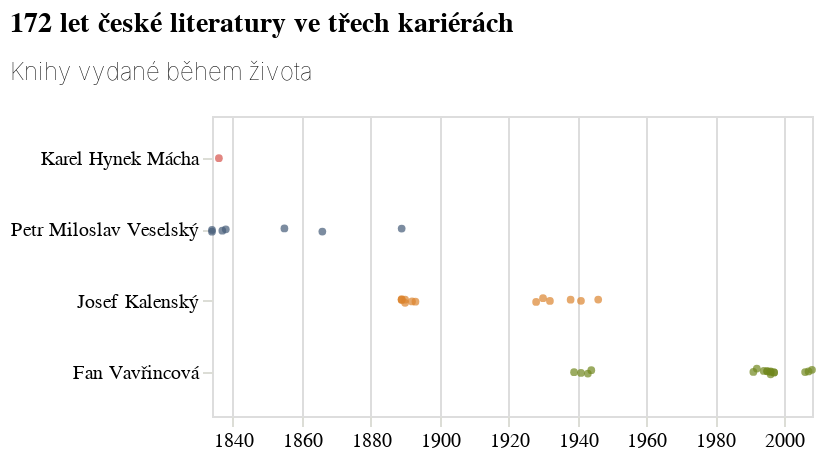

The code cell stored with this chart in its notebook:
### Code cell
tri_kariery = alt.Chart(do_grafu.to_pandas(), title={'text': titulek, 'subtitle': podtitulek}, width=300, height=150).mark_circle(size=15) \
        .encode(
            x=alt.X("rok:T", title=None, axis=alt.Axis(domainOpacity=0, tickColor='#DCDDD6')), 
            y=alt.Y(**y_encoding, axis=alt.Axis(orient='left', domainOpacity=0, tickColor='#DCDDD6')), 
            yOffset=alt.YOffset("jitter:Q", scale=alt.Scale(range=[12, 15])), 
            color=alt.Color('kdo:N', scale=alt.Scale(range=['#D6534B', '#445B78', '#DB842F', '#70871E']), 
                            sort=[jmeno for jmeno, kod in koho_ukazujeme.items()]).legend(None)) \
        .transform_calculate(jitter="sqrt(-2*log(random()))*cos(2*PI*random())")

tri_kariery

### Figure 1 — Vega-Lite specification as saved in the notebook (floating-point values rounded to 4 significant figures)
{"config": {"title": {"font": "Noticia Text", "fontSize": 14, "anchor": "start", "fontWeight": "bolder", "subtitleFont": "Noticia Text", "subtitleFontSize": 12, "subtitleFontWeight": "lighter", "subtitlePadding": 12, "dy": -12}, "axis": {"labelFont": "Asap", "titleFont": "Asap", "fontWeight": "lighter", "titleFontWeight": "lighter", "labelFontSize": 10, "titleFontSize": 10, "labelPadding": 2, "titlePadding": 10}, "legend": {"labelFont": "Asap", "labelFontWeight": "normal", "titleFont": "Asap", "titleFontWeight": "normal", "labelFontSize": 10, "titleFontSize": 10}}, "data": {"name": "data-63de386d4b4e3407da3a7a810a97ec8d"}, "mark": {"type": "circle", "size": 15}, "encoding": {"color": {"field": "kdo", "legend": null, "scale": {"range": ["#D6534B", "#445B78", "#DB842F", "#70871E"]}, "sort": ["Karel Hynek Mácha", "Petr Miloslav Veselský", "Josef Kalenský", "Fan Vavřincová"], "type": "nominal"}, "x": {"axis": {"domainOpacity": 0, "tickColor": "#DCDDD6"}, "field": "rok", "title": null, "type": "temporal"}, "y": {"axis": {"domainOpacity": 0, "orient": "left", "tickColor": "#DCDDD6"}, "field": "kdo", "sort": ["Karel Hynek Mácha", "Petr Miloslav Veselský", "Josef Kalenský", "Fan Vavřincová"], "title": null, "type": "nominal"}, "yOffset": {"field": "jitter", "scale": {"range": [12, 15]}, "type": "quantitative"}}, "height": 150, "title": {"text": "172 let české literatury ve třech kariérách", "subtitle": "Knihy vydané během života"}, "transform": [{"calculate": "sqrt(-2*log(random()))*cos(2*PI*random())", "as": "jitter"}], "width": 300, "$schema": "https://vega.github.io/schema/vega-lite/v5.8.0.json", "datasets": {"data-63de386d4b4e3407da3a7a810a97ec8d": [{"rok": "1836-01-01T00:00:00", "titul": "Mág", "autorstvo": "Mácha Karel Hynek", "autorstvo_kod": "jk01072915", "001": "cpk20041417516", "umrti": 1836.0, "046_g": ["1836"], "w_umrti": 1836.0, "kdo": "Karel Hynek Mácha"}, {"rok": "1834-01-01T00:00:00", "titul": "Ukradený střewjc, anebo, Prawý důkaz wěrnosti", "autorstvo": "Veselský Petr Miloslav", "autorstvo_kod": "jk01142116", "001": "nkc20102130003", "umrti": 1889.0, "046_g": ["1889"], "w_umrti": 1889.0, "kdo": "Petr Miloslav Veselský"}, {"rok": "1834-01-01T00:00:00", "titul": "Jozefka, anebo, Podiwné schledánj", "autorstvo": "Veselský Petr Miloslav", "autorstvo_kod": "jk01142116", "001": "cpk20021123969", "umrti": 1889.0, "046_g": ["1889"], "w_umrti": 1889.0, "kdo": "Petr Miloslav Veselský"}, {"rok": "1837-01-01T00:00:00", "titul": "Jolanta, anebo, Obnowená důwěra", "autorstvo": "Veselský Petr Miloslav", "autorstvo_kod": "jk01142116", "001": "nkc20092009453", "umrti": 1889.0, "046_g": ["1889"], "w_umrti": 1889.0, "kdo": "Petr Miloslav Veselský"}, {"rok": "1838-01-01T00:00:00", "titul": "Mocnost lásky, neb, Wiljm a Marie", "autorstvo": "Veselský Petr Miloslav", "autorstvo_kod": "jk01142116", "001": "cpk20021195155", "umrti": 1889.0, "046_g": ["1889"], "w_umrti": 1889.0, "kdo": "Petr Miloslav Veselský"}, {"rok": "1855-01-01T00:00:00", "titul": "Jolanta, aneb, Obnowená důwěra", "autorstvo": "Veselský Petr Miloslav", "autorstvo_kod": "jk01142116", "001": "bknaus19240", "umrti": 1889.0, "046_g": ["1889"], "w_umrti": 1889.0, "kdo": "Petr Miloslav Veselský"}, {"rok": "1866-01-01T00:00:00", "titul": "Čarodějnice, aneb, Bůh dopustí - ale neopustí", "autorstvo": "Veselský Petr Miloslav", "autorstvo_kod": "jk01142116", "001": "nkc20102032126", "umrti": 1889.0, "046_g": ["1889"], "w_umrti": 1889.0, "kdo": "Petr Miloslav Veselský"}, {"rok": "1889-01-01T00:00:00", "titul": "Karla Havlíčka kutnohorský pobyt a porotní soud, konaný 12. listopadu 1851", "autorstvo": "Veselský Petr Miloslav", "autorstvo_kod": "jk01142116", "001": "bknaus19241", "umrti": 1889.0, "046_g": ["1889"], "w_umrti": 1889.0, "kdo": "Petr Miloslav Veselský"}, {"rok": "1889-01-01T00:00:00", "titul": "Národní pohádky a báje", "autorstvo": "Kalenský Josef", "autorstvo_kod": "jk01052646", "001": "nkc20142542424", "umrti": 1951.0, "046_g": ["1951"], "w_umrti": 1951.0, "kdo": "Josef Kalenský"}, {"rok": "1889-01-01T00:00:00", "titul": "V zemi Apačů, nebo, Lovci v amerických pralesích", "autorstvo": "Kalenský Josef", "autorstvo_kod": "jk01052646", "001": "nkc20071718449", "umrti": 1951.0, "046_g": ["1951"], "w_umrti": 1951.0, "kdo": "Josef Kalenský"}, {"rok": "1889-01-01T00:00:00", "titul": "Šelmobijce", "autorstvo": "Kalenský Josef", "autorstvo_kod": "jk01052646", "001": "nkc20102124855", "umrti": 1951.0, "046_g": ["1951"], "w_umrti": 1951.0, "kdo": "Josef Kalenský"}, {"rok": "1890-01-01T00:00:00", "titul": "Kniha kouzel a bájí", "autorstvo": "Kalenský Josef", "autorstvo_kod": "jk01052646", "001": "nkc20102124780", "umrti": 1951.0, "046_g": ["1951"], "w_umrti": 1951.0, "kdo": "Josef Kalenský"}, {"rok": "1890-01-01T00:00:00", "titul": "Zemí divých mužů", "autorstvo": "Kalenský Josef", "autorstvo_kod": "jk01052646", "001": "nkc20102124842", "umrti": 1951.0, "046_g": ["1951"], "w_umrti": 1951.0, "kdo": "Josef Kalenský"}, {"rok": "1892-01-01T00:00:00", "titul": "Mezi piráty", "autorstvo": "Kalenský Josef", "autorstvo_kod": "jk01052646", "001": "nkc20172888340", "umrti": 1951.0, "046_g": ["1951"], "w_umrti": 1951.0, "kdo": "Josef Kalenský"}, {"rok": "1893-01-01T00:00:00", "titul": "Jim, zalesák americký", "autorstvo": "Kalenský Josef", "autorstvo_kod": "jk01052646", "001": "cpk20233494991", "umrti": 1951.0, "046_g": ["1951"], "w_umrti": 1951.0, "kdo": "Josef Kalenský"}, {"rok": "1928-01-01T00:00:00", "titul": "Lapač divé zvěře", "autorstvo": "Kalenský Josef", "autorstvo_kod": "jk01052646", "001": "bkneli01381", "umrti": 1951.0, "046_g": ["1951"], "w_umrti": 1951.0, "kdo": "Josef Kalenský"}, {"rok": "1930-01-01T00:00:00", "titul": "Lovec buvolů", "autorstvo": "Kalenský Josef", "autorstvo_kod": "jk01052646", "001": "bk193001546", "umrti": 1951.0, "046_g": ["1951"], "w_umrti": 1951.0, "kdo": "Josef Kalenský"}, {"rok": "1932-01-01T00:00:00", "titul": "Jim zálesák", "autorstvo": "Kalenský Josef", "autorstvo_kod": "jk01052646", "001": "bk193201578", "umrti": 1951.0, "046_g": ["1951"], "w_umrti": 1951.0, "kdo": "Josef Kalenský"}, {"rok": "1938-01-01T00:00:00", "titul": "U táborového ohně v údolí Lovce jelenů", "autorstvo": "Kalenský Josef", "autorstvo_kod": "jk01052646", "001": "nkc20172963004", "umrti": 1951.0, "046_g": ["1951"], "w_umrti": 1951.0, "kdo": "Josef Kalenský"}, {"rok": "1941-01-01T00:00:00", "titul": "Pohádka za pohádkou", "autorstvo": "Kalenský Josef", "autorstvo_kod": "jk01052646", "001": "nkc20183003421", "umrti": 1951.0, "046_g": ["1951"], "w_umrti": 1951.0, "kdo": "Josef Kalenský"}, {"rok": "1946-01-01T00:00:00", "titul": "U táborového ohně v Údolí Lovce jelenů", "autorstvo": "Kalenský Josef", "autorstvo_kod": "jk01052646", "001": "nkc20162800275", "umrti": 1951.0, "046_g": ["1951"], "w_umrti": 1951.0, "kdo": "Josef Kalenský"}, {"rok": "1939-01-01T00:00:00", "titul": "Patsy tropí hlouposti", "autorstvo": "Vavřincová Fan", "autorstvo_kod": "jk01141829", "001": "bk193903380", "umrti": 2012.0, "046_g": ["2012"], "w_umrti": 2012.0, "kdo": "Fan Vavřincová"}, {"rok": "1941-01-01T00:00:00", "titul": "Sladká dívka", "autorstvo": "Vavřincová Fan", "autorstvo_kod": "jk01141829", "001": "bk194104206", "umrti": 2012.0, "046_g": ["2012"], "w_umrti": 2012.0, "kdo": "Fan Vavřincová"}, {"rok": "1943-01-01T00:00:00", "titul": "Pozor! Zázračné dítě", "autorstvo": "Vavřincová Fan", "autorstvo_kod": "jk01141829", "001": "bk194301860", "umrti": 2012.0, "046_g": ["2012"], "w_umrti": 2012.0, "kdo": "Fan Vavřincová"}, {"rok": "1944-01-01T00:00:00", "titul": "Eva tropí hlouposti", "autorstvo": "Vavřincová Fan", "autorstvo_kod": "jk01141829", "001": "cpk20010736350", "umrti": 2012.0, "046_g": ["2012"], "w_umrti": 2012.0, "kdo": "Fan Vavřincová"}, {"rok": "1991-01-01T00:00:00", "titul": "Josefína", "autorstvo": "Vavřincová Fan", "autorstvo_kod": "jk01141829", "001": "ck9205163", "umrti": 2012.0, "046_g": ["2012"], "w_umrti": 2012.0, "kdo": "Fan Vavřincová"}, {"rok": "1992-01-01T00:00:00", "titul": "Pozor, zázračné dítě!", "autorstvo": "Vavřincová Fan", "autorstvo_kod": "jk01141829", "001": "nkc20132467624", "umrti": 2012.0, "046_g": ["2012"], "w_umrti": 2012.0, "kdo": "Fan Vavřincová"}, {"rok": "1994-01-01T00:00:00", "titul": "Zkuste to s motýly", "autorstvo": "Vavřincová Fan", "autorstvo_kod": "jk01141829", "001": "np9424229", "umrti": 2012.0, "046_g": ["2012"], "w_umrti": 2012.0, "kdo": "Fan Vavřincová"}, {"rok": "1995-01-01T00:00:00", "titul": "Divoška Kim", "autorstvo": "Vavřincová Fan", "autorstvo_kod": "jk01141829", "001": "cpk19950109562", "umrti": 2012.0, "046_g": ["2012"], "w_umrti": 2012.0, "kdo": "Fan Vavřincová"}, {"rok": "1995-01-01T00:00:00", "titul": "Prázdniny s Julií", "autorstvo": "Vavřincová Fan", "autorstvo_kod": "jk01141829", "001": "np9536846", "umrti": 2012.0, "046_g": ["2012"], "w_umrti": 2012.0, "kdo": "Fan Vavřincová"}, {"rok": "1996-01-01T00:00:00", "titul": "Blažené údolí", "autorstvo": "Vavřincová Fan", "autorstvo_kod": "jk01141829", "001": "cpk19960172779", "umrti": 2012.0, "046_g": ["2012"], "w_umrti": 2012.0, "kdo": "Fan Vavřincová"}, {"rok": "1996-01-01T00:00:00", "titul": "Návrat za úplňku", "autorstvo": "Vavřincová Fan", "autorstvo_kod": "jk01141829", "001": "cpk19960149807", "umrti": 2012.0, "046_g": ["2012"], "w_umrti": 2012.0, "kdo": "Fan Vavřincová"}, {"rok": "1996-01-01T00:00:00", "titul": "Vlk a sedm kůzlátek", "autorstvo": "Vavřincová Fan", "autorstvo_kod": "jk01141829", "001": "cpk19960114846", "umrti": 2012.0, "046_g": ["2012"], "w_umrti": 2012.0, "kdo": "Fan Vavřincová"}, {"rok": "1997-01-01T00:00:00", "titul": "Marie", "autorstvo": "Vavřincová Fan", "autorstvo_kod": "jk01141829", "001": "cpk19970212361", "umrti": 2012.0, "046_g": ["2012"], "w_umrti": 2012.0, "kdo": "Fan Vavřincová"}, {"rok": "1997-01-01T00:00:00", "titul": "Lépe je být pošetilý", "autorstvo": "Vavřincová Fan", "autorstvo_kod": "jk01141829", "001": "cpk19970190142", "umrti": 2012.0, "046_g": ["2012"], "w_umrti": 2012.0, "kdo": "Fan Vavřincová"}, {"rok": "2006-01-01T00:00:00", "titul": "Taková normální rodinka", "autorstvo": "Vavřincová Fan", "autorstvo_kod": "jk01141829", "001": "nkc20061645262", "umrti": 2012.0, "046_g": ["2012"], "w_umrti": 2012.0, "kdo": "Fan Vavřincová"}, {"rok": "2007-01-01T00:00:00", "titul": "Vrah a srdcová dáma", "autorstvo": "Vavřincová Fan", "autorstvo_kod": "jk01141829", "001": "nkc20071719833", "umrti": 2012.0, "046_g": ["2012"], "w_umrti": 2012.0, "kdo": "Fan Vavřincová"}, {"rok": "2008-01-01T00:00:00", "titul": "Taková normální rodinka se vrací!", "autorstvo": "Vavřincová Fan", "autorstvo_kod": "jk01141829", "001": "nkc20071719835", "umrti": 2012.0, "046_g": ["2012"], "w_umrti": 2012.0, "kdo": "Fan Vavřincová"}]}}
